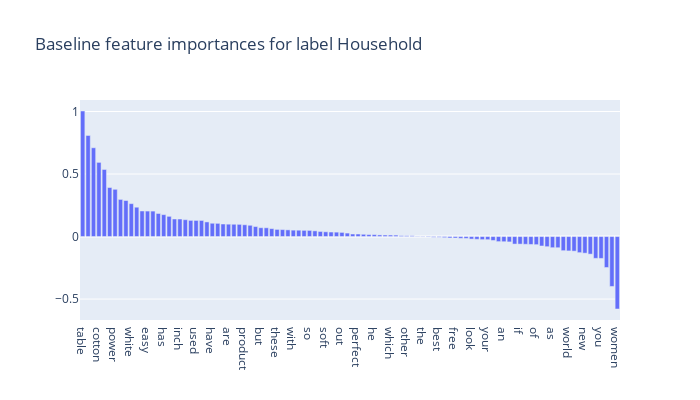

The code cell stored with this chart in its notebook:
### Code cell
vis.show_lr_feature_importance(lr, 3, count_vectorizer)

### Figure 1 — Plotly figure (JSON) as saved in the notebook; plotly's stock layout.template omitted (floating-point values rounded to 4 significant figures)
{"data": [{"type": "bar", "x": ["table", "steel", "home", "cotton", "book", "usb", "power", "water", "set", "white", "use", "light", "easy", "color", "it", "has", "our", "its", "inch", "time", "is", "used", "make", "into", "have", "made", "life", "are", "100", "was", "product", "size", "comes", "but", "long", "material", "these", "quality", "this", "with", "also", "or", "so", "more", "style", "soft", "be", "up", "out", "black", "design", "perfect", "when", "will", "he", "they", "designed", "which", "like", "on", "other", "that", "well", "the", "from", "10", "best", "no", "can", "free", "not", "in", "look", "high", "any", "your", "for", "by", "an", "and", "we", "if", "at", "features", "of", "most", "to", "as", "their", "his", "world", "about", "been", "new", "all", "one", "you", "author", "men", "women"], "y": [1.004, 0.8083, 0.7099, 0.5932, 0.5363, 0.3919, 0.3778, 0.297, 0.288, 0.263, 0.2346, 0.2044, 0.2037, 0.2035, 0.1844, 0.1751, 0.1616, 0.1403, 0.1401, 0.1347, 0.1292, 0.1289, 0.1288, 0.1169, 0.1063, 0.1054, 0.1002, 0.09888, 0.09824, 0.09736, 0.09406, 0.09, 0.07998, 0.07064, 0.07, 0.06321, 0.05702, 0.05547, 0.05344, 0.05115, 0.05074, 0.04945, 0.04899, 0.04543, 0.04061, 0.03787, 0.03607, 0.0352, 0.033, 0.0277, 0.02021, 0.02017, 0.01799, 0.01562, 0.01523, 0.01283, 0.01204, 0.01196, 0.01153, 0.007166, 0.006565, 0.006464, 0.002441, -0.002691, -0.003534, -0.005759, -0.005778, -0.008803, -0.01133, -0.0118, -0.01431, -0.01492, -0.02036, -0.02227, -0.02474, -0.025, -0.03147, -0.04055, -0.04127, -0.04298, -0.06022, -0.06054, -0.06179, -0.06337, -0.06483, -0.07561, -0.08109, -0.08913, -0.08944, -0.113, -0.1149, -0.1168, -0.1288, -0.1329, -0.1407, -0.1744, -0.1751, -0.2477, -0.3993, -0.5795]}], "layout": {"height": 400, "title": {"text": "Baseline feature importances for label Household"}, "width": 700}}
